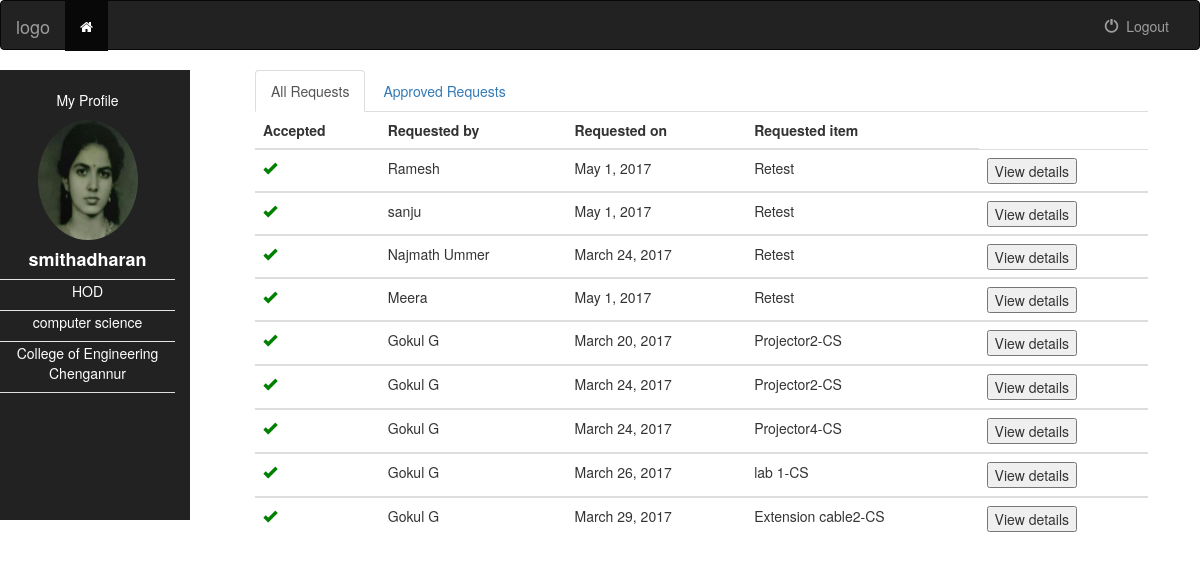
/retest/retest/ (signed in), run on the app's committed database.
### retest/models.py (models this page shows, shortened)
class allusers(models.Model):
    user = models.OneToOneField(User, on_delete=models.CASCADE)
    avatar = models.ImageField(upload_to='retest/static/images/')

class HeadofDept(models.Model):
    user = models.OneToOneField(User, on_delete=models.CASCADE)
    dept = models.ForeignKey(Departement, default=0)

class Departement(models.Model):
	dept = models.CharField(max_length=50)
	hod = models.ForeignKey('auth.User')
	def __str__(self):
				 return self.dept

class Retest(models.Model):
	semester = models.ForeignKey(Semester)
	dept = models.ForeignKey(Departement)
	batch = models.ForeignKey(Batch)
	date = models.DateField(default=0)
	subject = models.ForeignKey(Subject)
	name = models.CharField(max_length=50)
	admnno = models.CharField(max_length=50)
	reason = models.CharField(max_length=50)
	proof = models.CharField(max_length=200)
	is_hod = models.BooleanField(default=False)
	is_principal = models.BooleanField(default=False)
	notify = models.BooleanField(default=False)
	is_sure = models.BooleanField(default=False)

class Eventprojector(models.Model):
	projector = models.ForeignKey(Projectors, limit_choices_to={'available': True},)
	date = models.DateField(blank=True, null=True)
	start = models.CharField(max_length=50, null=True)
	end = models.CharField(max_length=50, null=True)
	is_accept = models.BooleanField(default=False)
	is_incharge = models.BooleanField(default=False)
	is_head = models.BooleanField(default=False)
	recieved = models.BooleanField(default=False)

class Projectors(models.Model):
	pro = models.CharField(max_length=50)
	sec = models.ForeignKey(Section, default=0)
	available = models.BooleanField(default=True)
	def __str__(self):
				 return self.pro + '-' +  str(self.sec)

class Section(models.Model):
	sec_name = models.CharField(max_length=50)
	head = models.ForeignKey('auth.User')
	def __str__(self):
				 return self.sec_name

class Eventlab(models.Model):
	lab = models.ForeignKey(Labs, limit_choices_to={'available': True},)
	date = models.DateField(blank=True, null=True)
	start = models.CharField(max_length=50, null=True)
	end = models.CharField(max_length=50, null=True)
	is_accept = models.BooleanField(default=False)
	is_incharge = models.BooleanField(default=False)
	is_head = models.BooleanField(default=False)
	recieved = models.BooleanField(default=False)

class Labs(models.Model):
	name = models.CharField(max_length=50)
	sec = models.ForeignKey(Section, default=0)
	available = models.BooleanField(default=True)
	def __str__(self):
				 return self.name + '-' +  str(self.sec)

class Eventextensioncable(models.Model):
	extension_cable = models.ForeignKey(Extension_cables, limit_choices_to={'available': True},)
	date = models.DateField(blank=True, null=True)
	start = models.CharField(max_length=50, null=True)
	end = models.CharField(max_length=50, null=True)
	is_accept = models.BooleanField(default=False)
	is_incharge = models.BooleanField(default=False)
	is_head = models.BooleanField(default=False)
	recieved = models.BooleanField(default=False)

class Extension_cables(models.Model):
	cable = models.CharField(max_length=50)
	sec = models.ForeignKey(Section, default=0)
	available = models.BooleanField(default=True)
	def __str__(self):
				 return self.cable  + '-' + str(self.sec)

### retest/views.py (the view, shortened to what this page needs)
@login_required(login_url='/login')
def home(request):
    user = request.user
    if user.groups.filter(name='hod').exists():
        u = request.user
        projector_requests = Eventprojector.objects.all()
        lab_requests = Eventlab.objects.all()
        extensioncable_requests = Eventextensioncable.objects.all()
        all_requests= Retest.objects.all()
        return render(request, 'retest/hod.html', {'u' : u, 'all_requests' : all_requests, 'extensioncable_requests' : extensioncable_requests, 'projector_requests': projector_requests, 'lab_requests' : lab_requests})
    elif user.groups.filter(name='Rep').exists():
        u = request.user
        all_requests= Retest.objects.all()
        return render(request, 'retest/home.html', {'u':u, 'all_requests' : all_requests })
    elif user.groups.filter(name='graphics').exists():
        u = request.user
        lab_requests = Eventlab.objects.all()
        graphicshall_requests = Eventgraphicshall.objects.all()
        return render(request, 'event/ashok.html', {'graphicshall_requests': graphicshall_requests, 'u':u,  'lab_requests' : lab_requests})
    elif user.groups.filter(name='IEEE').exists():
        u = request.user
        projector_requests = Eventprojector.objects.all()
        extensioncable_requests = Eventextensioncable.objects.all()
        return render(request, 'event/ieee.html', { 'extensioncable_requests' : extensioncable_requests , 'projector_requests': projector_requests, 'u' : u})
    else:
        return redirect('/login')

### retest/templates/retest/hod.html (shortened to what this page needs)
{% load staticfiles %}
<!DOCTYPE html>
<html lang="en">
<head>
  <link rel="stylesheet" href="https://cdnjs.cloudflare.com/ajax/libs/font-awesome/4.7.0/css/font-awesome.min.css">
  <link rel="stylesheet" href="https://maxcdn.bootstrapcdn.com/bootstrap/3.3.7/css/bootstrap.min.css">
</head>
<body>
  <nav class=" a navbar navbar-inverse">
    <div class="container-fluid">
      <div class="navbar-header">
        <a class="navbar-brand" href="#">logo</a>
      </div>
      <div class="collapse navbar-collapse" id="myNavbar">
        <ul class="nav navbar-nav">
          <li class="active"><a href="#"><i class="fa fa-home"></i></a></li>
        </ul>
        <ul class="nav navbar-nav navbar-right">
          <li><a href="{% url 'retest:logout_user' %}">
                        <span class="glyphicon glyphicon-off" aria-hidden="true"></span>&nbsp; Logout
                    </a></li>
        </ul>
      </div>
    </div>
  </nav>
  <div class="text-center">
    <div class="row content">
      <div class="col-sm-2 sidenav navbar-inverse" style="color: #ffffff">
        <p>My Profile</p>
              <ul class="nav nav-tabs nav-stacked ">
                <li><img src="{{ u.allusers.avatar.url }}" alt="" class="img-circle" height="120" width="100" alt="" /></li>
                <li><h4><b>{{u.username}}</b></h4></li>
                <li role="separator" class="divider"></li>
                <li><p>HOD</p></li>
                <li role="separator" class="divider"></li>
                <li><p>{{u.headofdept.dept}}</p></li>
                <li role="separator" class="divider"></li>
                <li><p>College of Engineering Chengannur</p></li>
              </ul>
      </div>
      <div class="col-sm-9" style=" margin-left:50px;">
        <ul class="nav nav-tabs">
          <li class="active"><a href="#home">All Requests</a></li>
          <li><a href="#menu1">Approved Requests</a></li>
        </ul>
        <div class="tab-content">
          <div id="home" class="tab-pane fade in active">
            <table class="table" style="text-align: left;">
              <thead>
              <tr>
                    <th>Accepted</th>
                    <th>Requested by</th>
                    <th>Requested on</th>
                    <th>Requested item</th>
                  </tr>
              </thead>
              {% for request in all_requests %}
              <tbody>
                {% if request.dept.hod == u %}
                    {% if request.is_hod %}
                   <td><span class="glyphicon glyphicon-ok" style="color: green;"></span></td>
                   {% else %}
                   <td><span class="glyphicon glyphicon-remove" style="color: red;"></span></td>
                   {% endif %}
                   <td>{{ request.name }}</td>
                   <td>{{ request.date }}</td>
                   <td>Retest</td>
                  <td><button onclick="location.href= '/retest/{{ request.id }}/';">View details</button></td>
                   {% endif %}
              </tbody>
              {% endfor %}
              {% for request in projector_requests %}
              <tbody>
                {% if request.is_incharge %}
                {% if request.projector.sec.head == u %}
                    {% if request.is_head %}
                   <td><span class="glyphicon glyphicon-ok" style="color: green;"></span></td>
                   {% else %}
                   <td><span class="glyphicon glyphicon-remove" style="color: red;"></span></td>
                   {% endif %}
                   <td>Gokul G</td>
                   <td>{{ request.date }}</td>
                   <td>{{ request.projector }}</td>
                   <td><button onclick="location.href= '/event/{{ request.id }}/projectorhdetails';">View details</button></td>
                 {% endif %}
                {% endif %}
                </tbody>
                {% endfor %}
              {% for request in lab_requests %}
              <tbody>
                {% if request.is_incharge %}
                {% if request.lab.sec.head == u %}
                    {% if request.is_head %}
                   <td><span class="glyphicon glyphicon-ok" style="color: green;"></span></td>
                   {% else %}
                   <td><span class="glyphicon glyphicon-remove" style="color: red;"></span></td>
                   {% endif %}
                   <td>Gokul G</td>
                   <td>{{ request.date }}</td>
                   <td>{{ request.lab }}</td>
                   <td><button onclick="location.href= '/event/{{ request.id }}/labhdetails';">View details</button></td>
                {% endif %}
                {% endif %}
              </tbody>
              {% endfor %}
              {% for request in extensioncable_requests %}
              <tbody>
                {% if request.is_incharge %}
                {% if request.extension_cable.sec.head == u %}
                {% if request.is_head %}
                   <td><span class="glyphicon glyphicon-ok" style="color: green;"></span></td>
                   {% else %}
                   <td><span class="glyphicon glyphicon-remove" style="color: red;"></span></td>
                   {% endif %}
                   <td>Gokul G</td>
                   <td>{{ request.date }}</td>
                   <td>{{ request.extension_cable }}</td>
                   <td><button onclick="location.href= '/event/{{ request.id }}/cablehdetails';">View details</button></td>
                   {% endif %}
                {% endif %}
              </tbody>
              {% endfor %}
            </table>
          </div>
        </div>
      </div>
    </div>
  </div>
</body>
</html>

### retest/templates/retest/hod.html (style rules this page uses)
body, html { height: 100%; margin: 0; }
.divider { height: 1px; margin: 9px 0; overflow: hidden; background-color: #e5e5e5; }
.a { height: 28px; }
.sidenav { padding-top: 20px; height: 100%; }
.row.content { height: 450px }

### data on the page
Retest: is_hod True (drawn), name "Ramesh", date "May 1, 2017"
Retest: is_hod True (drawn), name "sanju", date "May 1, 2017"
Retest: is_hod True (drawn), name "Najmath Ummer", date "March 24, 2017"
Retest: is_hod True (drawn), name "Meera", date "May 1, 2017"
Eventprojector: is_head True (drawn), date "March 20, 2017", projector "Projector2-CS"
Eventprojector: is_head True (drawn), date "March 24, 2017", projector "Projector2-CS"
Eventprojector: is_head True (drawn), date "March 24, 2017", projector "Projector4-CS"
Eventlab: is_head True (drawn), date "March 26, 2017", lab "lab 1-CS"
Eventextensioncable: is_head True (drawn), date "March 29, 2017", extension_cable "Extension cable2-CS"

### other printed values
{{ u.username }} "smithadharan"
{{ u.headofdept.dept }} "computer science"
